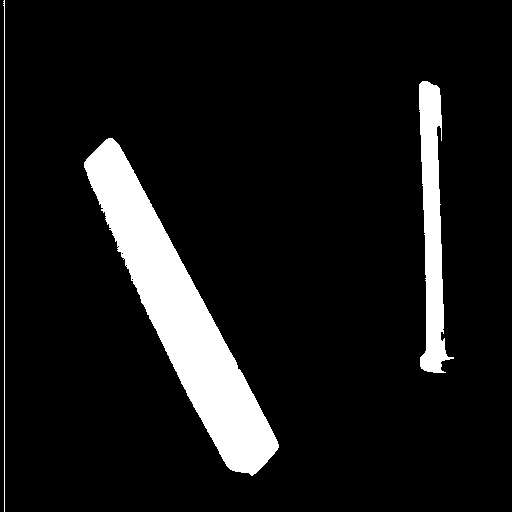
#> input picture Practica 8/r_img1.jpg, 512 x 512 px
$ python adaptative_thresholding.py '../../Practica 8/r_img1.jpg'
#> lines starting #> are read from the running program, lines starting #| are printed output that depends on the picture; after the words box and inside, x2 and y2 are one past the last pixel; in counts of white or black regions, pixels touching at a corner belong together
#!/usr/bin/python
import sys
import os
import cv2
import numpy as np

def thresholding_adaptativo(image, windows_size, constant):
	heigth, width = image.shape

	boundary = int(windows_size/2)

	output = image.copy()

	for x in range(heigth):
	    for y in range(width):

	    	x_i = x-boundary
	    	y_i = y-boundary
	    	x_f = x+boundary
	    	y_f = y+boundary

	    	if x_i<0:
	    		x_i = 0

	    	if x_f>heigth:
	    		x_f = heigth

	    	if y_i<0:
	    		y_i = 0

	    	if y_f>width:
	    		y_f = width

	    	box = image[x_i:x_f, y_i:y_f]

	    	if image[x][y] < box.mean() - constant:
	    		output[x][y] = 0
	    	else:
	    		output[x][y] = 255

	return output


filename = sys.argv[1]
img=cv2.imread(filename)
#> img is the input picture: shape (512, 512, 3); min 0, max 255, mean 23.9

img=cv2.cvtColor(img, cv2.COLOR_BGR2GRAY)
#> img: shape (512, 512)

image = thresholding_adaptativo(img, 10, 2)
#> after the loop in thresholding_adaptativo, `for x in range(heigth):`:
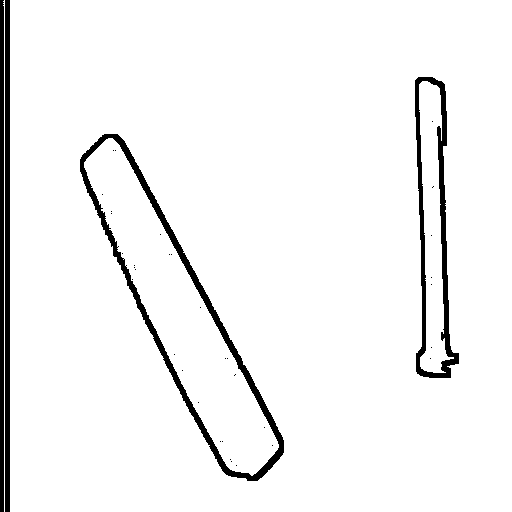
#> output: shape (512, 512); 95.1% white; 38 black regions (34 under 20 px), largest, box (x1, y1, x2, y2) and area: (80, 134, 284, 481) 4838, (415, 77, 459, 378) 3241, (5, 0, 10, 512) 2560, (0, 0, 4, 512) 2045

# Guardando resultados
filename, file_extension = os.path.splitext(filename)
cv2.imwrite(filename+'_r'+file_extension, image)

cv2.destroyAllWindows()
cv2.waitKey(1)
exit()
#> (the program exits here)
